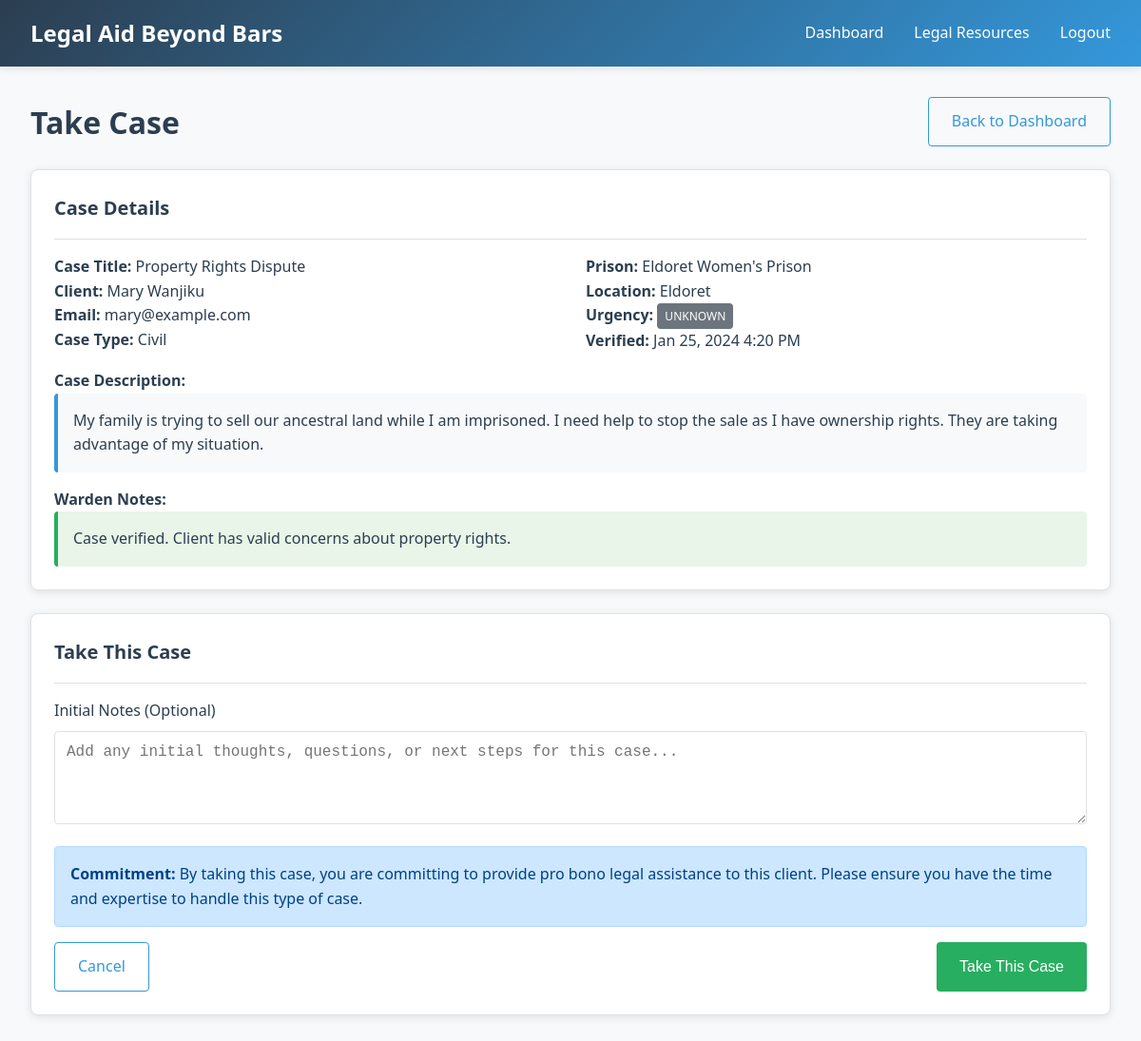
Page /take_case.php?id=3 (signed in) on the committed database.
### tables this page shows
CREATE TABLE cases (
    id INT PRIMARY KEY AUTO_INCREMENT,
    client_id INT NOT NULL,
    prison_id INT NOT NULL,
    case_title VARCHAR(200) NOT NULL,
    case_description TEXT NOT NULL,
    case_type ENUM('criminal', 'civil', 'family', 'other') NOT NULL,
    urgency_level ENUM('low', 'medium', 'high', 'critical') DEFAULT 'medium',
    status ENUM('pending', 'verified', 'assigned', 'in_progress', 'completed', 'rejected') DEFAULT 'pending',
    warden_id INT NULL,
    lawyer_id INT NULL,
    warden_notes TEXT NULL,
    lawyer_notes TEXT NULL,
    verified_at TIMESTAMP NULL,
    assigned_at TIMESTAMP NULL,
    created_at TIMESTAMP DEFAULT CURRENT_TIMESTAMP,
    updated_at TIMESTAMP DEFAULT CURRENT_TIMESTAMP ON UPDATE CURRENT_TIMESTAMP,
    FOREIGN KEY (client_id) REFERENCES users(id) ON DELETE CASCADE,
    FOREIGN KEY (prison_id) REFERENCES prisons(id),
    FOREIGN KEY (warden_id) REFERENCES users(id) ON DELETE SET NULL,
    FOREIGN KEY (lawyer_id) REFERENCES users(id) ON DELETE SET NULL
);

CREATE TABLE users (
    id INT PRIMARY KEY AUTO_INCREMENT,
    username VARCHAR(50) UNIQUE NOT NULL,
    email VARCHAR(100) UNIQUE NOT NULL,
    password_hash VARCHAR(255) NOT NULL,
    role ENUM('client', 'warden', 'lawyer', 'admin') NOT NULL,
    first_name VARCHAR(50) NOT NULL,
    last_name VARCHAR(50) NOT NULL,
    phone VARCHAR(20),
    prison_id INT NULL,
    is_approved BOOLEAN DEFAULT FALSE,
    created_at TIMESTAMP DEFAULT CURRENT_TIMESTAMP,
    updated_at TIMESTAMP DEFAULT CURRENT_TIMESTAMP ON UPDATE CURRENT_TIMESTAMP,
    FOREIGN KEY (prison_id) REFERENCES prisons(id) ON DELETE SET NULL
);

CREATE TABLE prisons (
    id INT PRIMARY KEY AUTO_INCREMENT,
    name VARCHAR(100) NOT NULL,
    location VARCHAR(100) NOT NULL,
    county VARCHAR(50) NOT NULL,
    contact_phone VARCHAR(20),
    created_at TIMESTAMP DEFAULT CURRENT_TIMESTAMP
);

### take_case.php (the view, shortened to what this page needs)
<?php
require_once '../config/database.php';
require_once '../includes/functions.php';
$case_id = (int)$_GET['id'];
$stmt = $pdo->prepare("
    SELECT c.*, p.name as prison_name, p.location as prison_location,
           u.first_name as client_first_name, u.last_name as client_last_name, u.email as client_email
    FROM cases c
    JOIN prisons p ON c.prison_id = p.id
    JOIN users u ON c.client_id = u.id
    WHERE c.id = ? AND c.status = 'verified'
");
$stmt->execute([$case_id]);
$case = $stmt->fetch();
?>
<!DOCTYPE html>
<html lang="en">
<head>
    <link rel="stylesheet" href="../assets/css/style.css">
</head>
<body>
    <header class="header">
        <nav class="navbar">
            <div class="logo">Legal Aid Beyond Bars</div>
            <ul class="nav-links">
                <li><a href="lawyer.php">Dashboard</a></li>
                <li><a href="../legal/resources.php">Legal Resources</a></li>
                <li><a href="../auth/logout.php">Logout</a></li>
            </ul>
        </nav>
    </header>
    <div class="container">
        <div class="d-flex justify-content-between align-items-center mb-4">
            <h1>Take Case</h1>
            <a href="lawyer.php" class="btn btn-outline">Back to Dashboard</a>
        </div>
        <div class="card mb-4">
            <div class="card-header">
                <h3 class="card-title">Case Details</h3>
            </div>
            <div style="display: grid; grid-template-columns: 1fr 1fr; gap: 2rem;">
                <div>
                    <p><strong>Case Title:</strong> <?php echo htmlspecialchars($case['case_title']); ?></p>
                    <p><strong>Client:</strong> <?php echo htmlspecialchars($case['client_first_name'] . ' ' . $case['client_last_name']); ?></p>
                    <p><strong>Email:</strong> <?php echo htmlspecialchars($case['client_email']); ?></p>
                    <p><strong>Case Type:</strong> <?php echo ucfirst($case['case_type']); ?></p>
                </div>
                <div>
                    <p><strong>Prison:</strong> <?php echo htmlspecialchars($case['prison_name']); ?></p>
                    <p><strong>Location:</strong> <?php echo htmlspecialchars($case['prison_location']); ?></p>
                    <p><strong>Urgency:</strong> <?php echo get_urgency_badge($case['urgency_level']); ?></p>
                    <p><strong>Verified:</strong> <?php echo format_date($case['verified_at']); ?></p>
                </div>
            </div>
            <div class="mt-3">
                <h4>Case Description:</h4>
                <div style="background: #f8f9fa; padding: 1rem; border-radius: 4px; border-left: 4px solid var(--secondary-color);">
                    <?php echo nl2br(htmlspecialchars($case['case_description'])); ?>
                </div>
            </div>
            <?php if ($case['warden_notes']): ?>
            <div class="mt-3">
                <h4>Warden Notes:</h4>
                <div style="background: #e8f5e8; padding: 1rem; border-radius: 4px; border-left: 4px solid var(--success-color);">
                    <?php echo nl2br(htmlspecialchars($case['warden_notes'])); ?>
                </div>
            </div>
            <?php endif; ?>
        </div>
        <div class="card">
            <div class="card-header">
                <h3 class="card-title">Take This Case</h3>
            </div>
            <form method="POST" action="">
                <div class="form-group">
                    <label for="lawyer_notes" class="form-label">Initial Notes (Optional)</label>
                    <textarea id="lawyer_notes" name="lawyer_notes" class="form-control" rows="4"
                              placeholder="Add any initial thoughts, questions, or next steps for this case..."></textarea>
                </div>
                <div class="alert alert-info">
                    <strong>Commitment:</strong> By taking this case, you are committing to provide pro bono legal assistance to this client. Please ensure you have the time and expertise to handle this type of case.
                </div>
                <div class="d-flex justify-content-between">
                    <a href="lawyer.php" class="btn btn-outline">Cancel</a>
                    <button type="submit" class="btn btn-success"
                            onclick="return confirm('Are you sure you want to take this case? This action cannot be undone.')">
                        Take This Case
                    </button>
                </div>
            </form>
        </div>
    </div>
</body>
</html>

### functions.php (shortened to what this page needs)
<?php
function format_date($date) {
    return date('M j, Y g:i A', strtotime($date));
}
function get_urgency_badge($urgency) {
    $badges = [
        'low' => '<span class="badge badge-success">Low</span>',
        'medium' => '<span class="badge badge-warning">Medium</span>',
        'high' => '<span class="badge badge-danger">High</span>',
        'critical' => '<span class="badge badge-dark">Critical</span>'
    ];
    return $badges[$urgency] ?? '<span class="badge badge-secondary">Unknown</span>';
}
?>

### style.css (style rules this page uses)
:root { --primary-color: #2c3e50; --secondary-color: #3498db; --success-color: #27ae60; --warning-color: #f39c12; --danger-color: #e74c3c; --light-bg: #f8f9fa; --dark-text: #2c3e50; --border-color: #dee2e6; }
* { margin: 0; padding: 0; box-sizing: border-box; }
body { font-family: 'Segoe UI', Tahoma, Geneva, Verdana, sans-serif; line-height: 1.6; color: var(--dark-text); background-color: var(--light-bg); }
.header { background: linear-gradient(135deg, var(--primary-color), var(--secondary-color)); color: white; padding: 1rem 0; box-shadow: 0 2px 10px rgba(0,0,0,0.1); }
.navbar { display: flex; justify-content: space-between; align-items: center; max-width: 1200px; margin: 0 auto; padding: 0 2rem; }
.logo { font-size: 1.5rem; font-weight: bold; }
.nav-links { display: flex; list-style: none; gap: 2rem; }
.nav-links a { color: white; text-decoration: none; transition: opacity 0.3s; }
.container { max-width: 1200px; margin: 0 auto; padding: 2rem; }
.card { background: white; border-radius: 8px; padding: 1.5rem; box-shadow: 0 2px 10px rgba(0,0,0,0.1); border: 1px solid var(--border-color); }
.card-header { border-bottom: 1px solid var(--border-color); padding-bottom: 1rem; margin-bottom: 1rem; }
.card-title { font-size: 1.25rem; font-weight: 600; color: var(--primary-color); }
.form-group { margin-bottom: 1rem; }
.form-label { display: block; margin-bottom: 0.5rem; font-weight: 500; }
.form-control { width: 100%; padding: 0.75rem; border: 1px solid var(--border-color); border-radius: 4px; font-size: 1rem; transition: border-color 0.3s; }
.btn { display: inline-block; padding: 0.75rem 1.5rem; border: none; border-radius: 4px; font-size: 1rem; font-weight: 500; text-decoration: none; text-align: center; cursor: pointer; transition: all 0.3s; }
.btn-success { background-color: var(--success-color); color: white; }
.btn-outline { background-color: transparent; border: 1px solid var(--secondary-color); color: var(--secondary-color); }
.badge { display: inline-block; padding: 0.25rem 0.5rem; font-size: 0.75rem; font-weight: 500; border-radius: 4px; text-transform: uppercase; }
.badge-secondary { background-color: #6c757d; color: white; }
.alert { padding: 1rem; border-radius: 4px; margin-bottom: 1rem; }
.alert-info { background-color: #cce7ff; border: 1px solid #b3d9ff; color: #004085; }
.mb-4 { margin-bottom: 1.5rem; }
.mt-3 { margin-top: 1rem; }
.d-flex { display: flex; }
.justify-content-between { justify-content: space-between; }
.align-items-center { align-items: center; }

### rows in the picture
cases: case_title "Property Rights Dispute", client.last_name "Mary Wanjiku", client.email "mary@example.com", case_type "Civil", prison.name "Eldoret Women's Prison", prison.location "Eldoret", urgency_level "UNKNOWN", verified_at "Jan 25, 2024 4:20 PM", case_description "My family is trying to sell our ancestral land while I am imprisoned. I need help to stop the sale as I have ownership rights. They are taking advantage of my situation.", warden_notes "Case verified. Client has valid concerns about property rights."
